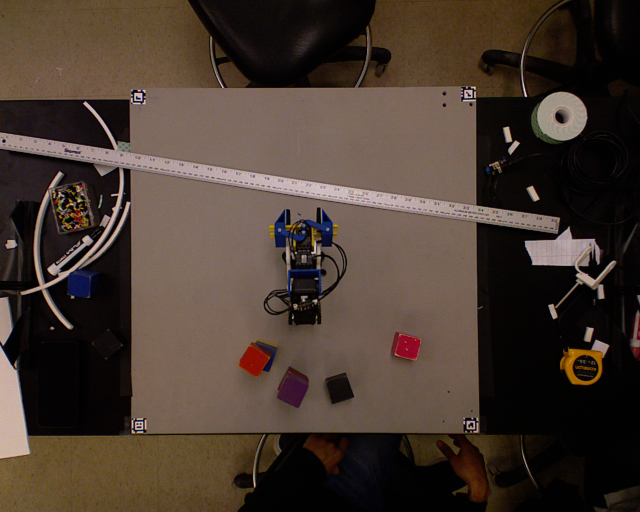
#> input picture blockdetector_dev/testImage.png, 1280 x 1024 px (shown at 1/2 size)
$ python blockSingleColor.py
#> lines starting #> are read from the running program, lines starting #| are printed output that depends on the picture; after the words box and inside, x2 and y2 are one past the last pixel; in counts of white or black regions, pixels touching at a corner belong together; long printed decimals are rounded
#> further down, img is the input picture: shape (1024, 1280, 3); mean B, G, R 48, 57.2, 71.1
#> `hsv = cv2.cvtColor(img, cv2.COLOR_BGR2HSV)`: hsv: shape (1024, 1280, 3); mean H, S, V 39.1, 108.9, 72
import cv2
import numpy as np
import freenect
import time
# [4 lines of commented-out code are left out]

### Kinect.py:
def blockDetector(hsvImg):
	"""!
	@brief      Detect blocks from rgb

				TODO: Implement your block detector here. You will need to locate blocks in 3D space and put their XYZ
				locations in self.block_detections
	"""
	# Load ref contour
	contour_ref = np.load("contour_ref.npy")
#> (reads blockdetector_dev/contour_ref.npy from the repository)

	# Crop the image to ignore backgroud
	borderPoints = np.array([[880, 260], [190, 260],[183, 951],[875, 961]])
	m, n, _ = hsvImg.shape
#> m = 1024; n = 1280
	ctp1 = borderPoints[0, 0]
	ctp2 = borderPoints[0, 1]
	ctp3 = borderPoints[1, 0]
	ctp4 = borderPoints[1, 1]
	ctp5 = borderPoints[2, 0]
	ctp6 = borderPoints[2, 1]

	hsvImg[:, 0 : ctp2] = np.array([0, 0, 100])
#> hsvImg: shape (1024, 1280, 3); mean H, S, V 28.3, 84.7, 78.5
	hsvImg[:, ctp6 : n] = np.array([0, 0, 100])
#> hsvImg: shape (1024, 1280, 3); mean H, S, V 16.3, 51.1, 97.2
	hsvImg[0 : ctp3, ctp4 : ctp6] = np.array([0, 0, 100])
#> hsvImg: shape (1024, 1280, 3); mean H, S, V 12.7, 38, 101.2
	hsvImg[ctp1 : m, ctp2 : ctp6] = np.array([0, 0, 100])
#> hsvImg: shape (1024, 1280, 3); mean H, S, V 9.7, 28.2, 105.6
	# whiteBoard = np.zeros([m, n, 3], dtype=np.uint8)
	# whiteBoard[:, :] = np.array([0, 0, 100], dtype=np.uint8)

	# Mask the center region
	centerPoints = np.array([[660, 560], [560, 560], [560, 650], [660, 650]])
	hsvImg[centerPoints[1, 0] : centerPoints[0, 0], centerPoints[0, 1] : centerPoints[2, 1]] = np.array([0, 0, 100])
#> hsvImg: shape (1024, 1280, 3); mean H, S, V 9.3, 27.3, 105.9

	# cv2.namedWindow("cut_window",cv2.WINDOW_AUTOSIZE)
	# cv2.imshow('cut_window', hsvImg)
	# cv2.waitKey()

	# Define color constants
	yellow_lo = np.array([130, 120, 40])
	yellow_hi = np.array([160, 255, 120])

	red2_lo = np.array([160, 140, 80])
	red2_hi = np.array([180, 255, 120])

	kernel = np.ones((5,5),np.uint8)

	inRangeMask = cv2.inRange(hsvImg, yellow_lo, yellow_hi)
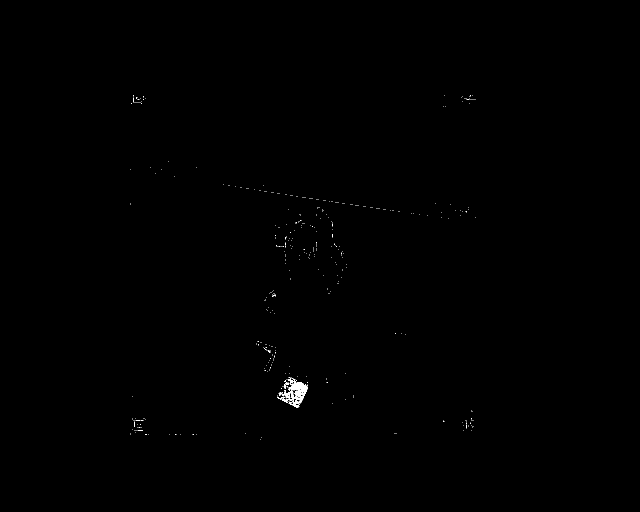
#> inRangeMask: shape (1024, 1280) (shown at 1/2 size); 0.16% white; 394 white regions (390 under 20 px), largest, box (x1, y1, x2, y2) and area: (564, 755, 616, 816) 1292, (567, 765, 578, 778) 59, (557, 784, 566, 792) 37, (554, 793, 567, 799) 32
	inRangeMask = cv2.morphologyEx(inRangeMask, cv2.MORPH_CLOSE, kernel)
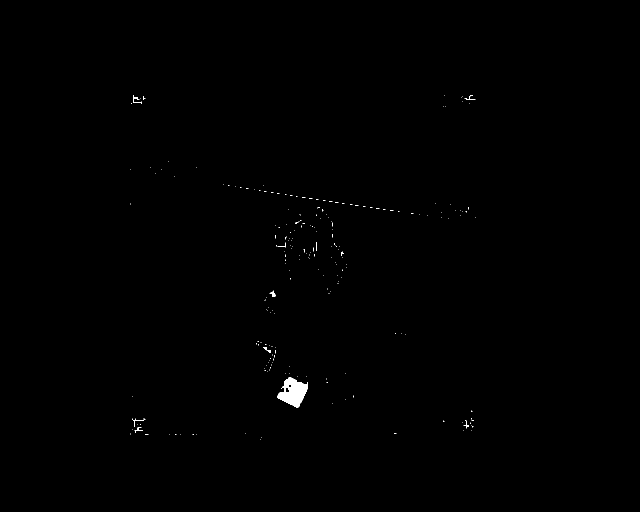
#> inRangeMask: shape (1024, 1280) (shown at 1/2 size); 0.24% white; 219 white regions (208 under 20 px), largest, box (x1, y1, x2, y2) and area: (554, 755, 616, 816) 2129, (266, 190, 284, 208) 80, (539, 581, 551, 594) 70
	inRangeMask = cv2.morphologyEx(inRangeMask, cv2.MORPH_OPEN, kernel)
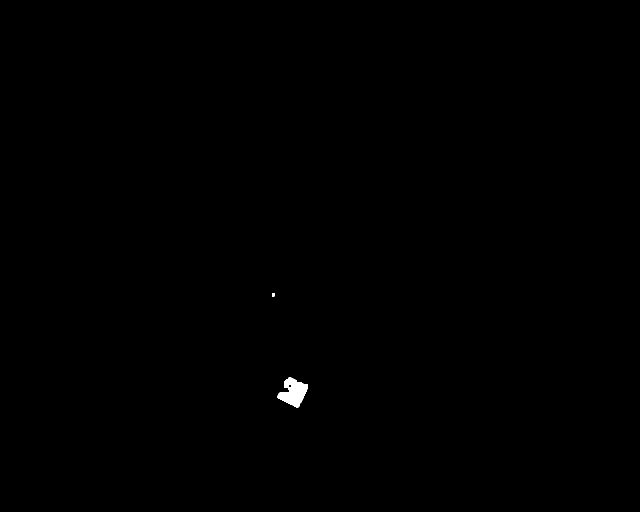
#> inRangeMask: shape (1024, 1280) (shown at 1/2 size); 0.16% white; 2 white regions
	hsvImg_singleColor = cv2.bitwise_and(hsvImg, hsvImg, mask=inRangeMask)
#> hsvImg_singleColor: shape (1024, 1280, 3); mean H, S, V 0.3, 0.3, 0.1

	k = 43
	if(k == 4):
		inRangeMask2 = cv2.inRange(hsvImg, red2_lo, red2_hi)
		inRangeMask2 = cv2.morphologyEx(inRangeMask2, cv2.MORPH_CLOSE, kernel)
		inRangeMask2 = cv2.morphologyEx(inRangeMask2, cv2.MORPH_OPEN, kernel)
		hsvImg_singleColor2 = cv2.bitwise_and(hsvImg, hsvImg, mask=inRangeMask2)
		hsvImg_singleColor = cv2.bitwise_or(hsvImg_singleColor, hsvImg_singleColor2)
		inRangeMask = cv2.bitwise_or(inRangeMask, inRangeMask2)

	contours, hierarchy = cv2.findContours(inRangeMask,cv2.RETR_TREE,cv2.CHAIN_APPROX_SIMPLE)
#> contours = 3 contours; box (x1, y1, x2, y2) and area: (555, 755, 616, 815) 2003, (576, 768, 583, 775) 34, (544, 586, 549, 593) 24

	print(len(contours))
#| 3
	for i in range(len(contours)):
		contour = contours[i]
		rect = cv2.minAreaRect(contour)
		area = cv2.contourArea(contour)
		print(area)
		if (area < 1400 or area > 2600):  # Filter too small ones
			continue
		print(cv2.matchShapes(contour, contour_ref, 1, 0.0))
		if (cv2.matchShapes(contour, contour_ref, 1, 0.0) > 0.3):
			continue
		(center_y, center_x) = rect[0]
		(width, height) = rect[1]
		coutour_orientation = rect[2]
		print("Center X: %f, CenterY : %f, Orientation: %f, Area: %f" %(center_x, center_y, coutour_orientation, area))
#> this loop made 3 passes
#> (area, center_y, center_x, width, height, coutour_orientation) on pass 1: (2003, 585.5, 783.1, 50.93, 48.1, -64.23)
#> (rect, area) on pass 2: (((579, 771), (6, 6), -90), 34)
#| 2003.0
#| 0.1308
#| Center X: 783.055, CenterY : 585.542, Orientation: -64.231, Area: 2003.000
#| 34.0
#| 24.0


	cv2.drawContours(hsvImg_singleColor, contours, -1, (0,255,0), 1)
#> hsvImg_singleColor: shape (1024, 1280, 3); mean H, S, V 0.2, 0.3, 0.1
	cv2.namedWindow("res_window",cv2.WINDOW_AUTOSIZE)
	cv2.imshow('res_window', hsvImg_singleColor)
	cv2.waitKey()

# Provided callback code
font = cv2.FONT_HERSHEY_SIMPLEX
def mouse_callback(event,x,y,flags,param):
	r = img[y][x][2]
	g = img[y][x][1]
	b = img[y][x][0]
	h = hsv[y][x][0]
	s = hsv[y][x][1]
	v = hsv[y][x][2]
	output_rgb = "R:%d, G:%d, B:%d " % (r, g, b)
	output_hsv = "H:%d, S:%d, V:%d" % (h, s, v)
	output_xy = "X:%d, Y:%d" % (y, x)
	tmp = hsv.copy()
	cv2.putText(tmp,output_rgb, (10,20), font, 0.5, (0,0,0))
	cv2.putText(tmp,output_hsv, (10,40), font, 0.5, (0,0,0))
	cv2.putText(tmp,output_xy, (10,60), font, 0.5, (0,0,0))
	cv2.imshow('window', tmp)
	if event == cv2.EVENT_LBUTTONDOWN:
		print("bgr: (%d, %d, %d) \nhsv: (%d, %d, %d)" %(b,g,r,h,s,v))

### Program Entrance:
img = cv2.imread('testImage.png')
hsv = cv2.cvtColor(img, cv2.COLOR_BGR2HSV)

cv2.namedWindow("window",1)
cv2.imshow('window', hsv)
cv2.setMouseCallback("window",mouse_callback)

blockDetector(hsv)

while True:
    ch = 0xFF & cv2.waitKey(10)
#> (key Esc is pressed here)
    if ch == 27:
        break
cv2.destroyAllWindows()
